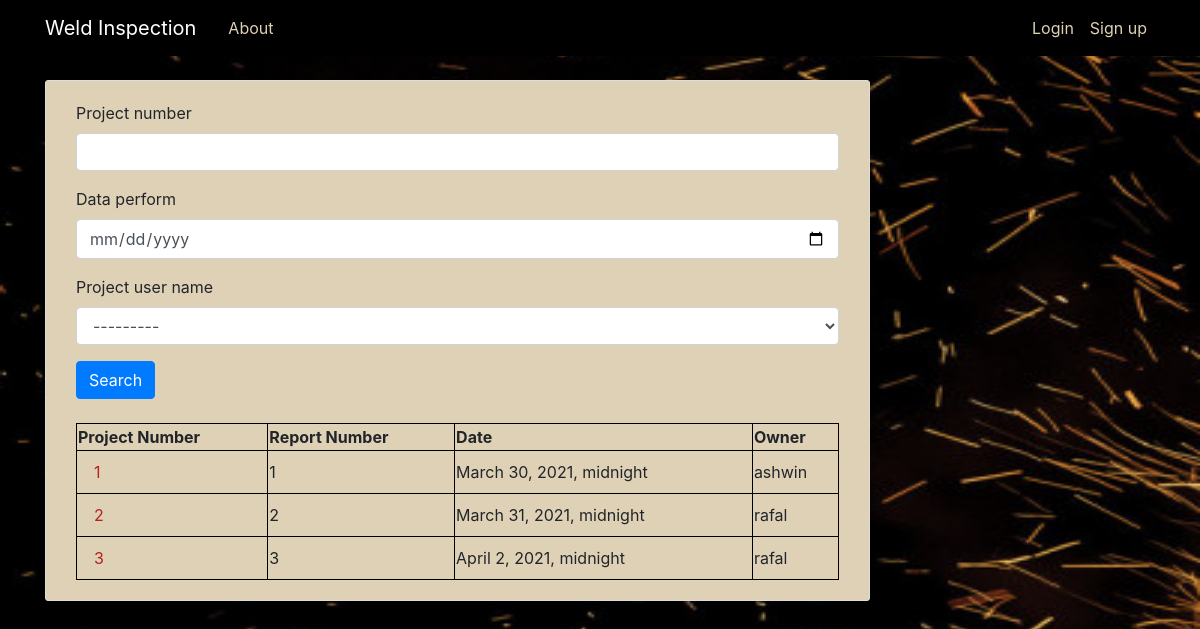
/overview/proj, run on an earlier commit of the app's database.
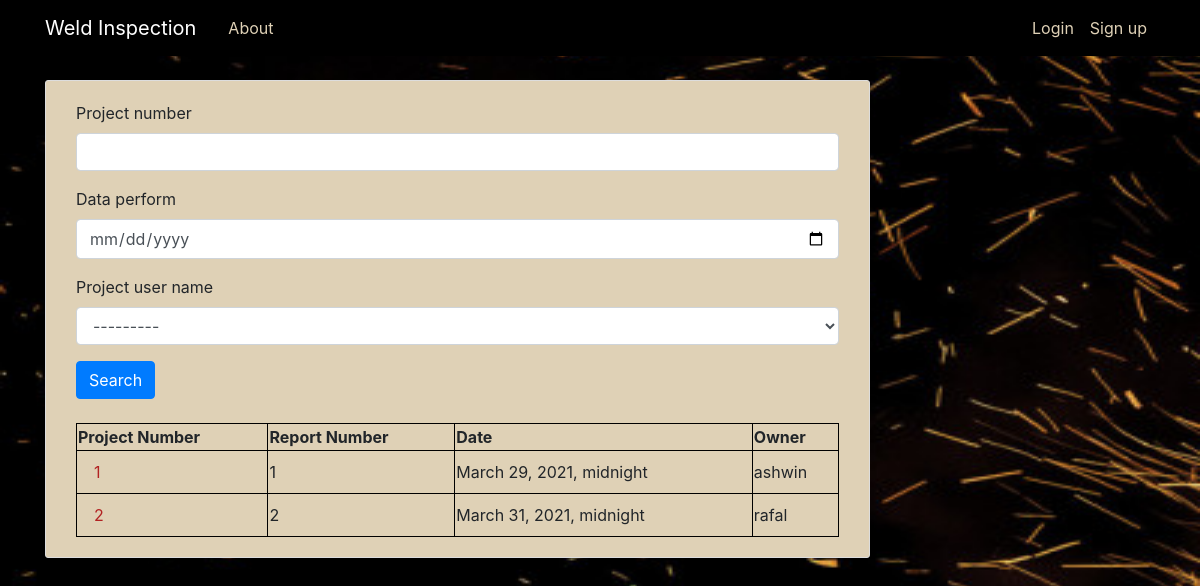
And on a later commit of the database.
### inspection/models.py (models this page shows, shortened)
class project(models.Model):
    project_number=models.IntegerField(primary_key=True)
    report_number=models.IntegerField(unique=True)
    data_perform=models.DateTimeField(default=datetime.now())
    project_user_name=models.ForeignKey(User,on_delete=models.CASCADE)

### inspection/views.py (the view)
# urls.py: path('overview/proj',projectListView.as_view(),name='inspection-project_view'),
class projectListView(ListView):
    model=project
    template_name='inspection/project_list.html'
    def get_context_data(self, **kwargs):
        context=super().get_context_data(**kwargs)
        context['filter']=ProjectFilter(self.request.GET,queryset=self.get_queryset())
        return context

### inspection/templates/inspection/project_list.html
{% extends "inspection/base.html" %}
{% load crispy_forms_tags %}
{% load widget_tweaks %}
{% block content %}
<article class="media content-section">
  <div class="media-body">
    <form method="GET">
      {{filter.form|crispy}}
      <button type="submit" class="btn btn-primary">Search</button>
    </form>
    <br>
    <table style=" border:1px solid black;width:100%;border-collapse: collapse;">
  <tr>
      <th style=" border:1px solid black;"> Project Number</th>
      <th style=" border:1px solid black;"> Report Number</th>
      <th style=" border:1px solid black;"> Date</th>
      <th style=" border:1px solid black;"> Owner </th>
  </tr>
      {% for column in filter.qs %}
      <tr>
          <td style=" border:1px solid black;"><a class="nav-item nav-link" style="color:firebrick;" href="{% url 'inspection-overall' column.project_number %}">{{column.project_number}}</a></td>
          <td style=" border:1px solid black;">{{column.report_number}}</td>
          <td style=" border:1px solid black;" class="datepicker">{{column.data_perform}}</td>
          <td style=" border:1px solid black;">{{column.project_user_name}}</td>
      </tr>
      {% endfor %}
</table>
  </div>
</article>
{% endblock content %}

What changed in the data, as far as the page shows it:
removed project: project_number "3", report_number "3", data_perform "April 2, 2021, midnight", project_user_name "rafal"
changed project "ashwin": data_perform "March 30, 2021, midnight" → "March 29, 2021, midnight"
